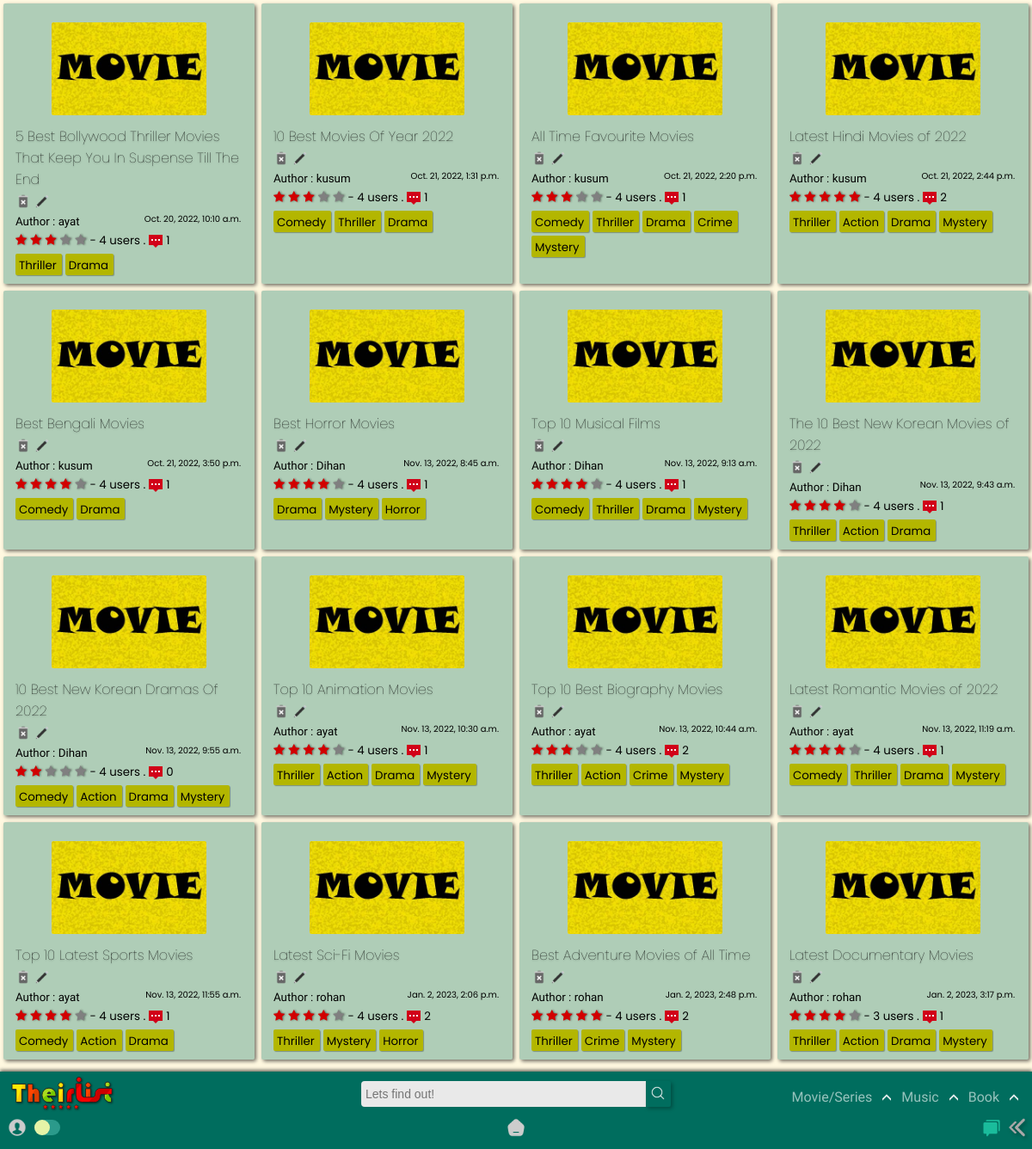
/home/film/, run on the app's committed database.
### app/models.py (models this page shows, shortened)
class List(models.Model):
    title = models.CharField(max_length=120)
    genre = models.ManyToManyField('Genre',blank=True)
    creator = models.ForeignKey(User,on_delete=models.SET_NULL,blank=True, null=True)
    posted = models.DateTimeField(auto_now_add=True)
    content = RichTextField(null=True,default=' ')
    type = models.CharField(max_length=10,default="Movie")
    spoiler_choices = [(False, 'No'),(True, 'Yes')]
    spoiler = models.BooleanField(default=False,null=True, choices = spoiler_choices)
    slug = models.SlugField(max_length= 300,null=True, blank = True, unique=True)
    def average_rating(self) -> float:
        return Starr.objects.filter(list=self).aggregate(Avg("rate"))["rate__avg"] or 0
    def count_rating(self):
        return Starr.objects.filter(list=self).count()
    def count_comments(self):
        return Review.objects.filter(List=self).count()

class Genre(models.Model):
    name = models.CharField(max_length=150)
    def __str__(self):
        return self.name

### app/views.py (the view)
# urls.py: path('film/',views.film, name='film'),
def film(request,query=None):
    if not query:
        qs = List.objects.all()
    else:
        qs = List.objects.filter(genre__name__icontains=query)
    return render(request, 'app/film.html', {'query': qs, 'result' : query} )

### templates/app/film.html (shortened to what this page needs)
{% extends "index.html" %}
{% load static %}
{% block content %}
<section>
    <div class="contain-sec" id="contain-sec5">
      {% for film in query %}
      <div class="elements">
        <div class="thumb">
          <img src="{% static 'app/images/movie-poster.jpg' %}" width="100px" />
        </div>
        <div class="Title">
          <a href="{% url 'app:list_detail' film.slug %}"><h4 class="tit">{{film.title}}</h4></a>
          {% if user.id == film.creator.id %}
          <a href="{% url 'app:delete_movie' film.slug %}"><img src ="{% static 'app/images/delete.png' %}"></a>
          <a href="{% url 'app:update_list' film.slug %}"><img src ="{% static 'app/images/edit.png' %}"></a>
          {% else %}
          <img src ="{% static 'app/images/delete-dis.png' %}">
          <img src ="{% static 'app/images/edit-dis.png' %}">
          {% endif %}
        </div>
        <div class="Author">
          <small>Author : {{film.creator.username}}<span>{{film.posted}}</span></small>
        </div>
        <div class="rating">
          <span class="star-headline">
            <span class="fa fa-star {% if film.average_rating > 0 %} checked {% endif %}"></span>
            <span class="fa fa-star {% if film.average_rating > 1 %} checked {% endif %}"></span>
            <span class="fa fa-star {% if film.average_rating > 2 %} checked {% endif %}"></span>
            <span class="fa fa-star {% if film.average_rating > 3 %} checked {% endif %}" ></span>
            <span class="fa fa-star {% if film.average_rating > 4 %} checked {% endif %}"></span>
          </span>
          <small> - {{film.count_rating}} users .<img class="comments_count" src="{% static 'app/images/comments.png' %}">{{film.count_comments}}</small>
        </div>
          {% for tag in film.genre.all %}
          <div class="Genre">
            <a href="{% url 'app:film' query=tag %}">
              <small>{{ tag }}</small>
            </a>
          </div>
            {% empty %}
            No tags!
          {% endfor %}
      </div>
      {% endfor %}
    </div>
  </section>
{% endblock content %}

### static/app/css/desk.css (style rules this page uses)
:root { --rd: #D10000; --white: rgb(233, 233, 233); --rd2: #9DAAF2; --dark: #1d1d1d; --teal: rgb(0, 109, 94); }
* { -webkit-tap-highlight-color: transparent; margin: 0; padding: 0; box-sizing: border-box; }
body { -webkit-tap-highlight-color: transparent; background-color: #fff5d1ab; text-decoration: none; height: 100vh; display: flex; flex-direction: column; font-family: 'Raleway', sans-serif; }
.Title img { height: 18px!important; }
.Genre small { padding: 0 0; margin-right: 2px; }
.fa { color: grey; filter: drop-shadow(1px 0px 1px rgba(0, 0, 0, 0.493)); }
.star-headline .checked { color: #D10000; }
.star-headline span { font-size: 14px; }
.comments_count { height: 16px; margin-bottom: -4px; margin-left: 4px; margin-right: 4px; }

### staticfiles/app/css/content_css.css (style rules this page uses)
section { position: relative; z-index: 0; }
.contain-sec { padding-top: 0px; display: grid; width: 100%; color: black; grid-template-rows: repeat(auto-fit, minmax(100px, 1fr)); grid-template-columns: repeat(auto-fit, minmax(250px, 1fr)); position: relative; margin-bottom: 100px; }
.elements { padding: 10px 14px; width: auto; cursor: pointer; background-color: rgba(0, 109, 94, 0.315); margin: 4px; border-radius: 2px; position: relative; box-shadow: 2px 2px 4px #00000090; transition: all 250ms ease-in-out; }
.thumb { display: grid; justify-content: center; }
.thumb img { height: 108px; width: auto; border-radius: 2px; margin: 12px; }
.tit { font-family: Poppins; font-size: 1em; font-weight: lighter; transition: all 250ms ease-in-out; margin-bottom: 4px; text-shadow: 0px 1px 2px #0000005b; }
.Author span { position: absolute; margin-right: 16px; right: 0; cursor: pointer; font-size: 10px; font-family: 'Poppins', sans-serif; }
.rating { font-family: 'Poppins', sans-serif; }
.Genre { margin: 0px 0px; margin-top: 4px; padding: 0px 4px; border-radius: 2px; background-color: rgb(179, 182, 0); color: rgb(0, 0, 0); width: max-content; cursor: pointer; display: inline-block; box-shadow: 1px 1px 1px #0000004b; font-family: 'Poppins', sans-serif; transition: all 350ms ease-in-out; }

### templates/app/film.html (style rules this page uses)
.Title img { height: 14px; }

### data on the page
List: title "5 Best Bollywood Thriller Movies That Keep You In Suspense Till The End", creator.username "ayat", posted "Oct. 20, 2022, 10:10 a.m.", count_rating "4", count_comments "1"
Genre: name "Thriller"
Genre: name "Drama"
List: title "10 Best Movies Of Year 2022", creator.username "kusum", posted "Oct. 21, 2022, 1:31 p.m.", count_rating "4", count_comments "1"
Genre: name "Comedy"
List: title "All Time Favourite Movies", creator.username "kusum", posted "Oct. 21, 2022, 2:20 p.m.", count_rating "4", count_comments "1"
Genre: name "Crime"
Genre: name "Mystery"
List: title "Latest Hindi Movies of 2022", creator.username "kusum", posted "Oct. 21, 2022, 2:44 p.m.", count_rating "4", count_comments "2"
Genre: name "Action"
List: title "Best Bengali Movies", creator.username "kusum", posted "Oct. 21, 2022, 3:50 p.m.", count_rating "4", count_comments "1"
List: title "Best Horror Movies", creator.username "Dihan", posted "Nov. 13, 2022, 8:45 a.m.", count_rating "4", count_comments "1"
Genre: name "Horror"
List: title "Top 10 Musical Films", creator.username "Dihan", posted "Nov. 13, 2022, 9:13 a.m.", count_rating "4", count_comments "1"
List: title "The 10 Best New Korean Movies of 2022", creator.username "Dihan", posted "Nov. 13, 2022, 9:43 a.m.", count_rating "4", count_comments "1"
List: title "10 Best New Korean Dramas Of 2022", creator.username "Dihan", posted "Nov. 13, 2022, 9:55 a.m.", count_rating "4", count_comments "0"
List: title "Top 10 Animation Movies", creator.username "ayat", posted "Nov. 13, 2022, 10:30 a.m.", count_rating "4", count_comments "1"
List: title "Top 10 Best Biography Movies", creator.username "ayat", posted "Nov. 13, 2022, 10:44 a.m.", count_rating "4", count_comments "2"
List: title "Latest Romantic Movies of 2022", creator.username "ayat", posted "Nov. 13, 2022, 11:19 a.m.", count_rating "4", count_comments "1"
List: title "Top 10 Latest Sports Movies", creator.username "ayat", posted "Nov. 13, 2022, 11:55 a.m.", count_rating "4", count_comments "1"
List: title "Latest Sci-Fi Movies", creator.username "rohan", posted "Jan. 2, 2023, 2:06 p.m.", count_rating "4", count_comments "2"
List: title "Best Adventure Movies of All Time", creator.username "rohan", posted "Jan. 2, 2023, 2:48 p.m.", count_rating "4", count_comments "2"
List: title "Latest Documentary Movies", creator.username "rohan", posted "Jan. 2, 2023, 3:17 p.m.", count_rating "3", count_comments "1"
